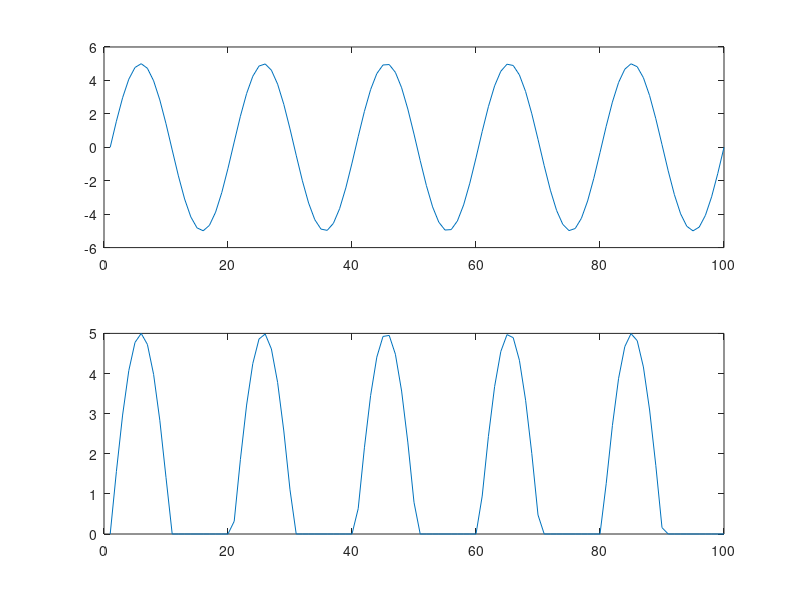

Write the MATLAB code that produced this figure.
clear all; clc; clf;
l=linspace(0,10,100);
vin=input('Enter amplitude VIN:');
signal=vin*sin(2*pi*50*l); %sin(wt)
%plot input signal
subplot(211);
title('Input signal');
plot(signal);
%For half wave rectifier through R load
for t=1:100
    if sin(2*pi*50*l(t))<=0
        signal(t)=0;
    else
        signal(t)=vin*sin(2*pi*50*l(t));
    end
end
%plot R load signal
subplot(212);
title('R load Output');
plot(signal);
%Calculations for half wave rectifier for R Load
vin_rms=vin/sqrt(2);
vo_rms_th=vin/2;
vo_rms_obs=input('Enter the rms observed voltage:');
err_rms=vo_rms_obs/vo_rms_th;
vo_mean_th=vin/pi;
vo_mean_obs=input('Enter the mean observed voltage:');
err_mean=vo_mean_obs/vo_mean_th;
disp('Calculations:');
disp('Vin:')
display(vin);
disp('vin rms:')
display(vin_rms);
disp('vo rms (theoretical):')
display(vo_rms_th);
disp('vo rms (observed):')
display(vo_rms_obs);
disp('Error (rms):')
display(err_rms);
disp('vo mean (theoretical)')
display(vo_mean_th);
disp('vo mean (Observed)')
display(vo_mean_obs);
disp('Error Mean:')
display(err_mean);
%Calculations for RL Load
beta=input('Enter value of Beta:');
vdc_rl_th=(vin/(2*pi))*(1-cos(pi+beta));
R=input('Enter Value of R');
L=input('Enter value of L');
idc_rl_th=(vdc_rl_th/R);
vorms_rl_th=(vin/sqrt(2))*(sqrt((2*beta-sin(2*beta))/(2*pi)));
Z=sqrt(R^2+L^2);
iorms_rl_th=(vorms_rl_th/Z);
vdc_rl_obs=input('Enter Mean Voltage value observed:');
err_vdc_rl=vdc_rl_th/vdc_rl_obs;
vorms_rl_obs=input('Enter the RMS Voltage value observed:');
err_vorms_rl=vorms_rl_th/vorms_rl_obs;
idc_rl_obs=input('Enter the Mean Current Value:');
iorms_rl_obs=input('Enter the RMS Current value:');
err_idc_rl=idc_rl_th/idc_rl_obs;
err_iorms_rl=iorms_rl_th/iorms_rl_obs;
disp('Calculations:');
disp('Vin:')
display(vin);
disp('Z:')
display(Z);
disp('vo rms (theoretical):')
display(vorms_rl_th);
disp('vo rms (observed):')
display(vorms_rl_obs);
disp('Error (rms):')
display(err_vorms_rl);
disp('vo mean (theoretical)')
display(vdc_rl_th);
disp('vo mean (Observed)')
display(vdc_rl_obs);
disp('Error Mean:')
display(err_vdc_rl);
disp('Current Mean (Theoretical)')
display(idc_rl_th);
disp('Current Mean (Observed)')
display(idc_rl_obs);
disp('Current Mean Error')
display(err_idc_rl);
disp('Current RMS (Theoretical)')
display(iorms_rl_th);
disp('Current RMS (Observed)')
display(iorms_rl_obs);
disp('Error Current RMS')
display(err_iorms_rl);
